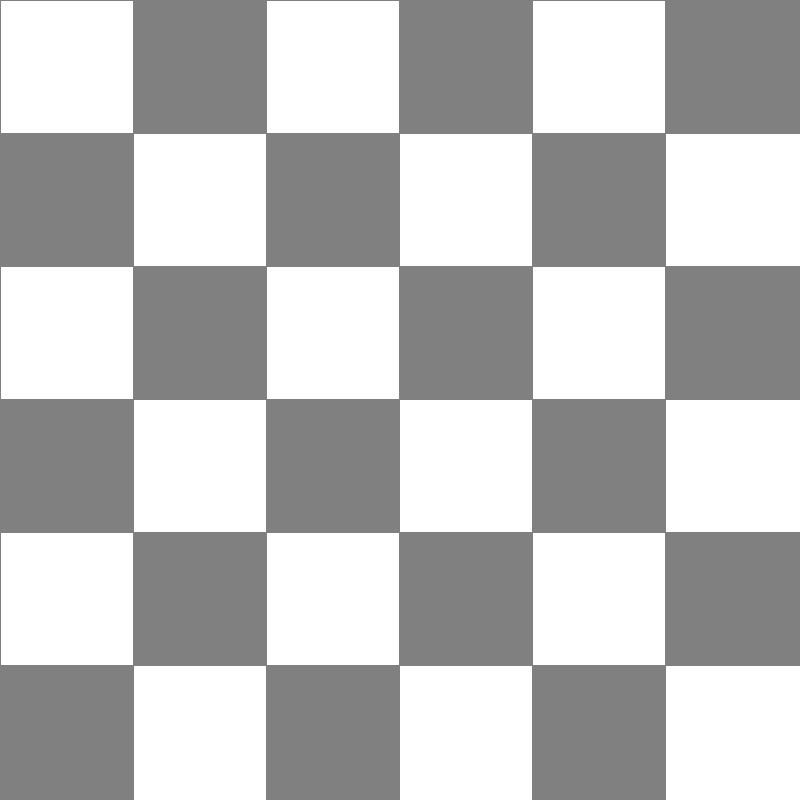
Frame 1 (no input)
Frame 60 (the mouse pressed at the canvas centre just before this capture): identical to frame 1, image omitted
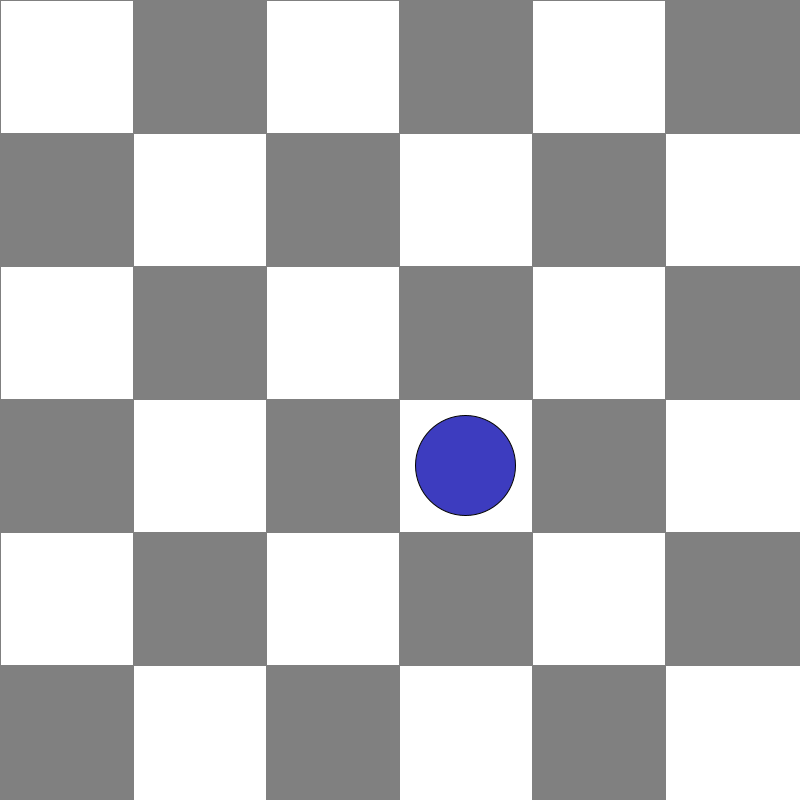
Frame 120 (the mouse held since frame 60 and released just before this capture)

The Processing sketch that drew these frames (run headless with seeded random() and noise(); from frame 60 on, the mouse is pressed at the canvas centre):

// Processing sketch: hip_game
// ── hip_game.pde
// начальное расположение фигур на поле
final String[] b0 = {
  "    * ", 
  "  *   ", 
  "**x * ", 
  "  * x ", 
  " x  * ", 
  "   x  "
};

// размер поля
final int N = 6;

// расположение фигур на поле
char[][] b = new char[N][N];

final char A = '*';
final char B = 'x';
final char Z = ' ';

// цвета
final int cWhite = 255;
final int cBlack = 128;
final int cRed = #FA5656;
final int cA = #3D3CBF;
final int cB = #DCEA21;

// размер клетки на доске
float step;

// диаметр фишки
float d;

final int GAME_A_MOVE = 1;
final int GAME_B_MOVE = 2;
final int GAME_A_WIN  = 3;
final int GAME_B_WIN  = 4;

// Текущее состояние игры
int gameScreen;

// текущий список квадратов
ArrayList<Square> squares = new ArrayList();

class Point {
  int x;
  int y;
  
  Point(int x, int y) {
    this.x = x;
    this.y = y;
  }
  
  String toString() {
    return "("+x+","+y+")";
  }
}

class Square {
  Point a;
  Point b;
  Point c;
  Point d;
  
  Square(Point a, Point b, Point c, Point d) {
    this.a = a;
    this.b = b;
    this.c = d;
    this.d = c;
  }
  
  boolean isSquare() {
    int xc = a.x + b.x + c.x + d.x;
    int yc = a.y + b.y + c.y + d.y;
    int ac = sqr(4*a.x - xc) + sqr(4*a.y - yc);
    int bc = sqr(4*b.x - xc) + sqr(4*b.y - yc);
    int cc = sqr(4*c.x - xc) + sqr(4*c.y - yc);
    int dc = sqr(4*d.x - xc) + sqr(4*d.y - yc);
    boolean diagonales = (ac==bc) && (bc==cc) && (cc==dc);
    
    int a_b = mag(a,b); 
    int b_c = mag(b,c);
    int c_d = mag(c,d);
    int a_d = mag(a,d);
    boolean sides = (a_b==b_c) && (b_c==c_d) && (c_d==a_d);
    
    return sides && diagonales;
  }
   
  String toString() {
    return "<"+a+"-"+b+"-"+c+"-"+d+">";
  }
}

void setup() {
  size(800, 800);
  step = width/N;
  d = step*0.75;
  resetBoard();
}

// начальное заполнение доски
void resetBoard() {
  for (int x=0; x<N; x++) {
    for (int y=0; y<N; y++) {
      b[x][y] = Z; //b0[y].charAt(x);
    }
  }
  gameScreen = GAME_A_MOVE;
  squares = new ArrayList();
}

ArrayList<Square> findSquares(ArrayList<Point> list) {
  ArrayList<Square> result = new ArrayList();
  for (int a=0; a<list.size()-3; a++) {
    for (int b=a+1; b<list.size()-2; b++) {
      for (int c=b+1; c<list.size()-1; c++) {
        for (int d=c+1; d<list.size(); d++) {
          Square sq = new Square(list.get(a), list.get(b), list.get(c), list.get(d));
          if (sq.isSquare()) {
            result.add(sq);
          }
        }
      }
    }
  }  
  return result;
}

int sqr(int x) {
  return x*x;
}

int mag(Point a, Point b) {
  return sqr(a.x-b.x)+sqr(a.y-b.y);
}



ArrayList<Point> calcList(char ch) {
  ArrayList<Point> result = new ArrayList();  
  for (int x=0; x<N; x++) {
    for (int y=0; y<N; y++) {   
      if (b[x][y] == ch) {
        result.add(new Point(x, y));
      }
    }
  }
  return result;
}

void draw() {
  background(255);
  drawGameScreen();
  
  switch (gameScreen) {
    case GAME_A_MOVE: 
    case GAME_B_MOVE: 
      break;
    case GAME_A_WIN:
      drawClickToRestart("Blue Wins!");
      break;
    case GAME_B_WIN:
      drawClickToRestart("Yellow Wins!");
      break;
    }
}

void drawClickToRestart(String message) {
  println("drawClickToRestart");
  fill(0);
  textAlign(CENTER);
  textSize(70);
  text(message, width/2, height/2 - 20);
  textSize(15);
  text("Click to Restart", width/2, height-30);
}

void drawGameScreen() {
  for (int x=0; x<N; x++) {
    float xp = x*step;
    for (int y=0; y<N; y++) {
      float yp = y*step;
      char cell = b[x][y];

      // нарисовать квадрат поля
      fill((x + y) % 2 == 0? cWhite : cBlack);
      stroke(cBlack);
      rect(xp, yp, xp+step, yp+step);

      // нарисовать фигуры
      if (cell == A || cell == B) {
        drawPieceAsPoint(xp+step/2, yp+step/2, cell);
      }
    }
  }
  
  stroke(cRed);
  strokeWeight(10);
  for (int k=0; k<squares.size(); k++) {
    Square p = squares.get(k);
    pline(p.a, p.b);
    pline(p.b, p.c);
    pline(p.c, p.d);
    pline(p.a, p.d);
  }
  strokeWeight(1);
}

void pline(Point a, Point b) {
    line(ks(a.x),ks(a.y),ks(b.x),ks(b.y));
}

float ks(int n) {
  return step*(n+0.5);
}

void drawPieceAsPoint(float xp, float yp, char cell) {
  fill(cell == A? cA : cB);
  stroke(0);
  ellipse(xp, yp, d, d);
}

void mousePressed() { //<>//
  switch (gameScreen) {
    case GAME_A_MOVE: 
      mousePressedInGame(A);
      break;
    case GAME_B_MOVE: 
      mousePressedInGame(B);
      break;
    case GAME_A_WIN:
      resetBoard();
      break;
    case GAME_B_WIN:
      resetBoard();
      break;
  }
}

void mousePressedInGame(char ch) {
  // Определим координаты нажатой клетки
  int x = floor(map(mouseX, 0,width,  0,N));
  int y = floor(map(mouseY, 0,height, 0,N));
  println("|" + ch + "|" + b[y][x] + "| mousePressedInGame " + new Point(x,y));
  if (b[x][y] == Z) {
    b[x][y] = ch;
    
    ArrayList<Point> list = calcList(ch);
    squares = findSquares(list);
    if (ch == A) { 
      if (squares.size()==0) {
          gameScreen = GAME_B_MOVE;
      } else {
          println(squares.get(0));
          gameScreen = GAME_B_WIN;
      }
    }
    if (ch == B) {
      if (squares.size()==0) {
          gameScreen = GAME_A_MOVE;
      } else {
          println(squares.get(0));
          gameScreen = GAME_A_WIN;
      }
    }
  }
}
